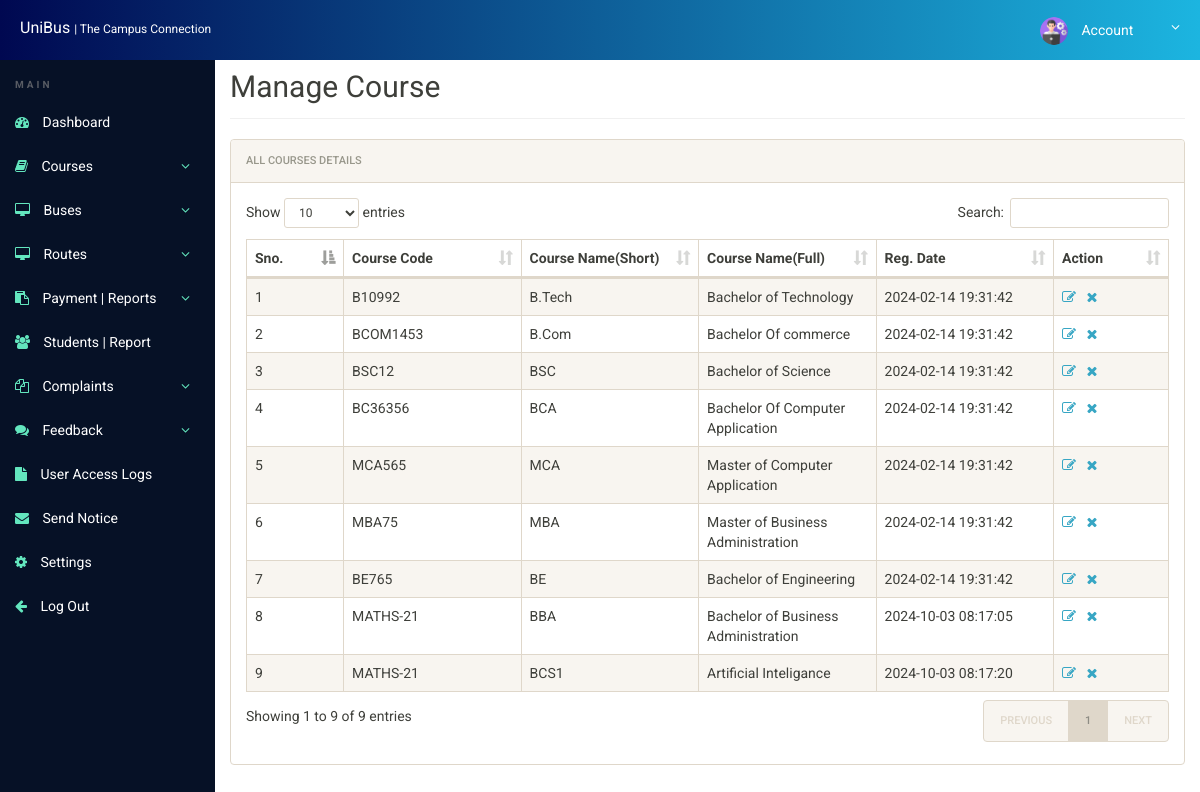
/admin/manage-courses.php (signed in), run on the app's committed database.
### tables this page shows
CREATE TABLE `courses` (
  `id` int(11) NOT NULL,
  `clgName` varchar(255) NOT NULL,
  `course_code` varchar(255) DEFAULT NULL,
  `course_sn` varchar(255) DEFAULT NULL,
  `course_fn` varchar(255) DEFAULT NULL,
  `posting_date` timestamp NULL DEFAULT current_timestamp()
);

### includes/enc.php (called while the page is built, shortened)
<?php
    function encrypt($password){
        $simple_string = $password;
        $ciphering = "AES-128-CTR";
        $options = 0;
        $encryption_iv = '1234567891011121';
        $encryption_key = "GeeksforGeeks";
        $encryption = openssl_encrypt($simple_string, $ciphering,
                    $encryption_key, $options, $encryption_iv);
        return $encryption;
    }
?>

### admin/manage-courses.php (the view, shortened to what this page needs)
<?php
include('includes/config.php');
include('../includes/enc.php');
?>
<!doctype html>
<html lang="en" class="no-js">
<head>
	<link rel="stylesheet" href="css/font-awesome.min.css">
	<link rel="stylesheet" href="css/bootstrap.min.css">
	<link rel="stylesheet" href="css/dataTables.bootstrap.min.css">
	<link rel="stylesheet" href="css/bootstrap-social.css">
	<link rel="stylesheet" href="css/bootstrap-select.css">
	<link rel="stylesheet" href="css/fileinput.min.css">
	<link rel="stylesheet" href="css/awesome-bootstrap-checkbox.css">
	<link rel="stylesheet" href="css/style.css">
</head>
<body>
	<?php include('includes/header.php');?>
	<div class="ts-main-content">
			<?php include('includes/sidebar.php');?>
		<div class="content-wrapper">
			<div class="container-fluid">
				<div class="row">
					<div class="col-md-12">
						<h2 class="page-title">Manage Course</h2>
						<div class="panel panel-default">
							<div class="panel-heading">All Courses Details</div>
							<div class="panel-body">
								<table id="zctb" class="display table table-striped table-bordered table-hover" cellspacing="0" width="100%">
									<thead>
										<tr>
											<th>Sno.</th>
											<th>Course Code</th>
											<th>Course Name(Short)</th>
											<th>Course Name(Full)</th>
											<th>Reg. Date </th>
											<th>Action</th>
										</tr>
									</thead>
									<tbody>
									<?php
									$ret="select * from courses";
									$stmt= $mysqli->prepare($ret) ;
									$stmt->execute() ;
									$res=$stmt->get_result();
									$cnt=1;
									while($row=$res->fetch_object())
										{
											?>
									<tr><td><?php echo $cnt;;?></td>
									<td><?php echo $row->course_code;?></td>
									<td><?php echo $row->course_sn;?></td>
									<td><?php echo $row->course_fn;?></td>
									<td><?php echo $row->posting_date;?></td>
									<td><a href="edit-course.php?id=<?php echo encrypt($row->id);?>"><i class="fa fa-edit"></i></a>&nbsp;&nbsp;
									<a href="manage-courses.php?del=<?php echo encrypt($row->id);?>" onclick="return confirm("Do you want to delete");"><i class="fa fa-close"></i></a></td>
										</tr>
									<?php
									$cnt=$cnt+1;
									 } ?>
									</tbody>
								</table>
							</div>
						</div>
					</div>
				</div>
			</div>
		</div>
	</div>
</body>
</html>

### admin/includes/header.php (shortened to what this page needs)
<div class="brand clearfix">
		<a href="#" class="logo" style="font-size:16px; color:#fff !important;">UniBus <span class="subTitle" style="font-size: 12px;">| The Campus Connection</span></a>
		<span>
			<ul class="ts-profile-nav">
				<li class="ts-account">
					<a href="#"><img src="img/software-engineer.png" class="ts-avatar hidden-side" alt=""> Account <i class="fa fa-angle-down hidden-side"></i></a>
				</li>
			</ul>
		</span>
	</div>

### admin/includes/sidebar.php (shortened to what this page needs)
<nav class="ts-sidebar">
			<ul class="ts-sidebar-menu" style="padding-bottom: 50px;">
				<li class="ts-label">Main</li>
				<li><a href="dashboard.php"><i class="fa fa-dashboard" ></i> Dashboard</a></li>
					<li><a href="#"><i class="fa fa-book" ></i></i> Courses</a>
				</li>
				<li><a href="#"><i class="fa fa-desktop" ></i> Buses</a>
				</li>
				<li><a href="#"><i class="fa fa-desktop" ></i> Routes</a>
				</li>
					<li><a href="#"><i class="fa fa-clipboard"></i> Payment | Reports</a>
				</li>
				<li><a href="manage-students.php"><i class="fa fa-users" ></i> Students | Report</a></li>
						<li><a href="#"><i class="fa fa-files-o" ></i> Complaints</a>
				</li>
				<li><a href="#"><i class="fa fa-comments" ></i></i> Feedback</a>
				</li>
				<li><a href="access-log.php"><i class="fa fa-file" ></i> User Access Logs</a></li>
				<li><a href="notice.php"><i class="fa fa-envelope"></i>  Send Notice</a></li>
				<li><a href="settings.php"><i class="fa fa-gear"></i>  Settings</a></li>
				<li><a href="logout.php"><i class="fa fa-arrow-left"></i>  Log Out</a></li>
		</nav>

### admin/css/style.css (style rules this page uses)
html { font-size: 14px; }
.subTitle { display: none; }
@media only screen and (min-width: 480px) { html { font-size: 17px; } }
@media only screen and (min-width: 480px) { .subTitle { display: inline; } }
@media only screen and (min-width: 480px) { .brand .logo { width: 260px; } }
@media only screen and (min-width: 768px) { html { font-size: 14px; } }
body { font-size: 1em; }
a { color: #37a6c4; }
.panel { overflow: hidden; }
ul, li { margin: 0; padding: 0; list-style: none; }
.page-title { padding-bottom: 15px; margin-bottom: 20px; border-bottom: 1px solid #f0f0f0; }
.brand { background: linear-gradient(270deg, #1CB5E0 0%, #000851 100%); position: relative; z-index: 3; position: fixed; width: 100%; top: 0; }
.brand .logo { box-sizing: border-box; padding: 17px 20px; float: left; display: block; width: 110px; }
@media only screen and (min-width: 1200px) { .brand .logo { width: 320px; } }
.brand .ts-profile-nav { float: right; display: none; }
.brand .ts-profile-nav li { float: left; position: relative; }
.brand .ts-profile-nav li a { display: block; padding: 20px; color: #fff; }
.brand .ts-profile-nav .ts-account .fa-angle-down { float: right; }
.brand .ts-profile-nav .ts-account > a { width: 180px; }
.brand .ts-profile-nav .ts-account .ts-avatar { border-radius: 50%; height: 28px; margin: -10px 0; margin-right: 10px; }
@media only screen and (min-width: 1200px) { .brand .ts-profile-nav { display: block; } }
.ts-sidebar { background: #061126; max-height: 0; transition: max-height 0.3s; overflow: hidden; position: fixed; z-index: 2; width: 300px; bottom: 0; top: 60px; overflow-y: auto; }
@media only screen and (min-width: 1200px) { .ts-sidebar { max-height: 100%; bottom: 0; } }
.ts-sidebar-menu .ts-label { color: #585c64; font-weight: bold; padding: 8px 15px; text-transform: uppercase; font-size: 10px; letter-spacing: 3px; margin-top: 10px; }
.ts-sidebar-menu a { display: block; text-decoration: none; padding: 12px 15px; color: #fff; }
.ts-sidebar-menu li { position: relative; }
.ts-sidebar-menu li i { color: #63E6BE; margin-right: 10px; }
.ts-main-content .content-wrapper { padding-top: 15px; margin-top: 35px; }
@media only screen and (min-width: 1200px) { .ts-main-content .ts-sidebar { width: 215px; float: left; } }
@media only screen and (min-width: 1200px) { .ts-main-content .content-wrapper { margin-left: 215px; } }
th, td { max-width: 120px; overflow-wrap: break-word; hyphens: auto; }

### data on the page
courses: course_code "B10992", course_sn "B.Tech", course_fn "Bachelor of Technology", posting_date "2024-02-14 19:31:42"
courses: course_code "BCOM1453", course_sn "B.Com", course_fn "Bachelor Of commerce", posting_date "2024-02-14 19:31:42"
courses: course_code "BSC12", course_sn "BSC", course_fn "Bachelor of Science", posting_date "2024-02-14 19:31:42"
courses: course_code "BC36356", course_sn "BCA", course_fn "Bachelor Of Computer Application", posting_date "2024-02-14 19:31:42"
courses: course_code "MCA565", course_sn "MCA", course_fn "Master of Computer Application", posting_date "2024-02-14 19:31:42"
courses: course_code "MBA75", course_sn "MBA", course_fn "Master of Business Administration", posting_date "2024-02-14 19:31:42"
courses: course_code "BE765", course_sn "BE", course_fn "Bachelor of Engineering", posting_date "2024-02-14 19:31:42"
courses: course_code "MATHS-21", course_sn "BBA", course_fn "Bachelor of Business Administration", posting_date "2024-10-03 08:17:05"
courses: course_code "MATHS-21", course_sn "BCS1", course_fn "Artificial Inteligance", posting_date "2024-10-03 08:17:20"
